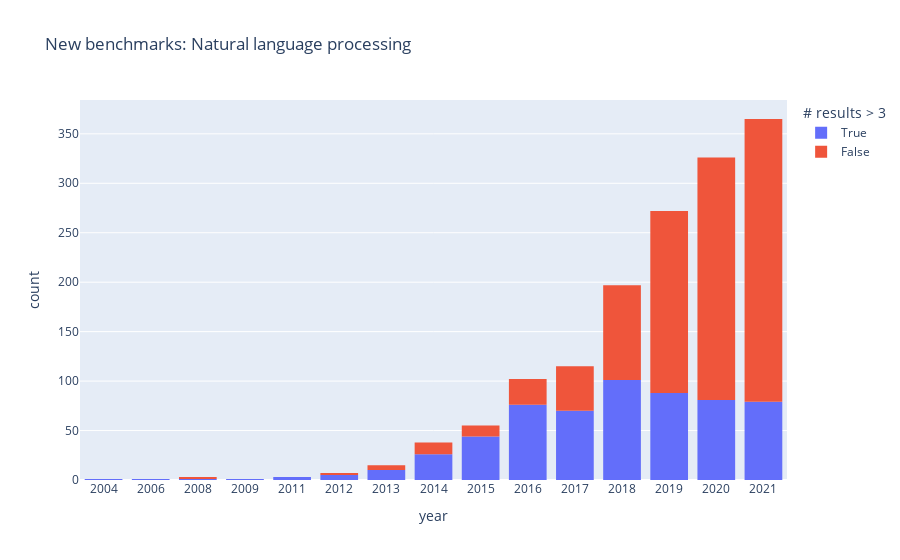
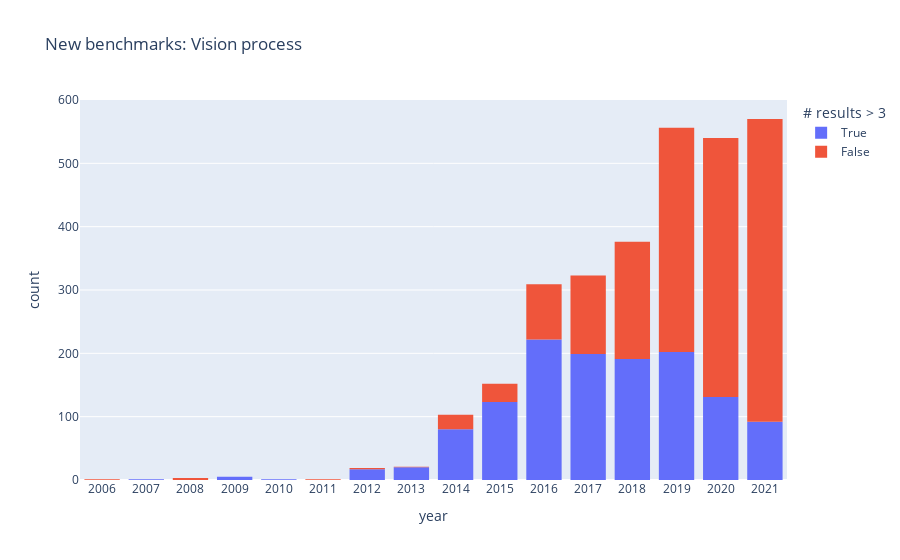

Notebook cell for these charts, in order:
### Markdown cell above
## New Benchmarks

Below chart depicts the number of new benchmarks every year (Different metrics of a benchmark are aggregated, meaning the year a benchmark is reported as NEW is the year **any** metric is first reported)

\# results > 3: benchmark has at least 3 reported results in at least one metric; examples: 
+ True if 4 results in accuracy, only 1 in recall
+ False if 2 results in accuracy, 2 in recall

### Code cell
#@title New benchmarks
all["year"] = all["date"].dt.year

new = all.copy(deep = True)

new["# results > 3"] = True
idxe = all.groupby(["top_level_class_label", "task_label", "level_key", "dataset_label", "metric_label"]).filter(lambda x: len(x) <= 3).index
new.loc[list(idxe),"# results > 3"] = False

new = new.groupby(["top_level_class", "top_level_class_label", "task_label", "level_key", "dataset_label", "year"])["# results > 3"].any().reset_index()
new = new.groupby(["top_level_class", "top_level_class_label", "task_label", "level_key", "dataset_label", "# results > 3"])['year'].min().reset_index()

new = new[new["year"] < YEAR_NOW]

for tlc, grp in new.groupby(["top_level_class_label"]):   
    # group = pd.read_csv(f"trajectory_grouping_{grp.iloc[0]['top_level_class'].replace('https://identifiers.org/ito:', '')}.csv")
    grp["year"] = grp["year"].astype(str)
    grp = grp.sort_values(by="# results > 3", ascending=False)

    # needed for multisuperclass prblm
    grp = grp[[x for x in grp.columns if x not in ["level_key"]]].drop_duplicates()

    # set cumulative = True, # benchmarkes created till now
    fig = px.histogram(grp, x="year", title=f"New benchmarks: {tlc}", color="# results > 3").update_xaxes(categoryorder='category ascending')
    fig.write_image(f"artefacts/{tlc.replace(' ', '_').lower()}_new_benchmarks.png")
    fig.show()

### Figure 1 — Plotly figure (JSON) as saved in the notebook; plotly's stock layout.template omitted (floating-point values rounded to 4 significant figures; data arrays with more than 128 entries replaced by an {"elided": "..."} marker saying what was removed)
{"data": [{"alignmentgroup": "True", "bingroup": "x", "hovertemplate": "# results > 3=True<br>year=%{x}<br>count=%{y}<extra></extra>", "legendgroup": "True", "marker": {"color": "#636efa", "pattern": {"shape": ""}}, "name": "True", "offsetgroup": "True", "orientation": "v", "showlegend": true, "type": "histogram", "x": {"elided": "587 str values"}, "xaxis": "x", "yaxis": "y"}, {"alignmentgroup": "True", "bingroup": "x", "hovertemplate": "# results > 3=False<br>year=%{x}<br>count=%{y}<extra></extra>", "legendgroup": "False", "marker": {"color": "#EF553B", "pattern": {"shape": ""}}, "name": "False", "offsetgroup": "False", "orientation": "v", "showlegend": true, "type": "histogram", "x": {"elided": "914 str values"}, "xaxis": "x", "yaxis": "y"}], "layout": {"barmode": "relative", "legend": {"title": {"text": "# results > 3"}, "tracegroupgap": 0}, "title": {"text": "New benchmarks: Natural language processing"}, "xaxis": {"anchor": "y", "categoryorder": "category ascending", "domain": [0, 1], "title": {"text": "year"}}, "yaxis": {"anchor": "x", "domain": [0, 1], "title": {"text": "count"}}}}

### Figure 2 — Plotly figure (JSON) as saved in the notebook; plotly's stock layout.template omitted (floating-point values rounded to 4 significant figures; data arrays with more than 128 entries replaced by an {"elided": "..."} marker saying what was removed)
{"data": [{"alignmentgroup": "True", "bingroup": "x", "hovertemplate": "# results > 3=True<br>year=%{x}<br>count=%{y}<extra></extra>", "legendgroup": "True", "marker": {"color": "#636efa", "pattern": {"shape": ""}}, "name": "True", "offsetgroup": "True", "orientation": "v", "showlegend": true, "type": "histogram", "x": {"elided": "1284 str values"}, "xaxis": "x", "yaxis": "y"}, {"alignmentgroup": "True", "bingroup": "x", "hovertemplate": "# results > 3=False<br>year=%{x}<br>count=%{y}<extra></extra>", "legendgroup": "False", "marker": {"color": "#EF553B", "pattern": {"shape": ""}}, "name": "False", "offsetgroup": "False", "orientation": "v", "showlegend": true, "type": "histogram", "x": {"elided": "1697 str values"}, "xaxis": "x", "yaxis": "y"}], "layout": {"barmode": "relative", "legend": {"title": {"text": "# results > 3"}, "tracegroupgap": 0}, "title": {"text": "New benchmarks: Vision process"}, "xaxis": {"anchor": "y", "categoryorder": "category ascending", "domain": [0, 1], "title": {"text": "year"}}, "yaxis": {"anchor": "x", "domain": [0, 1], "title": {"text": "count"}}}}
